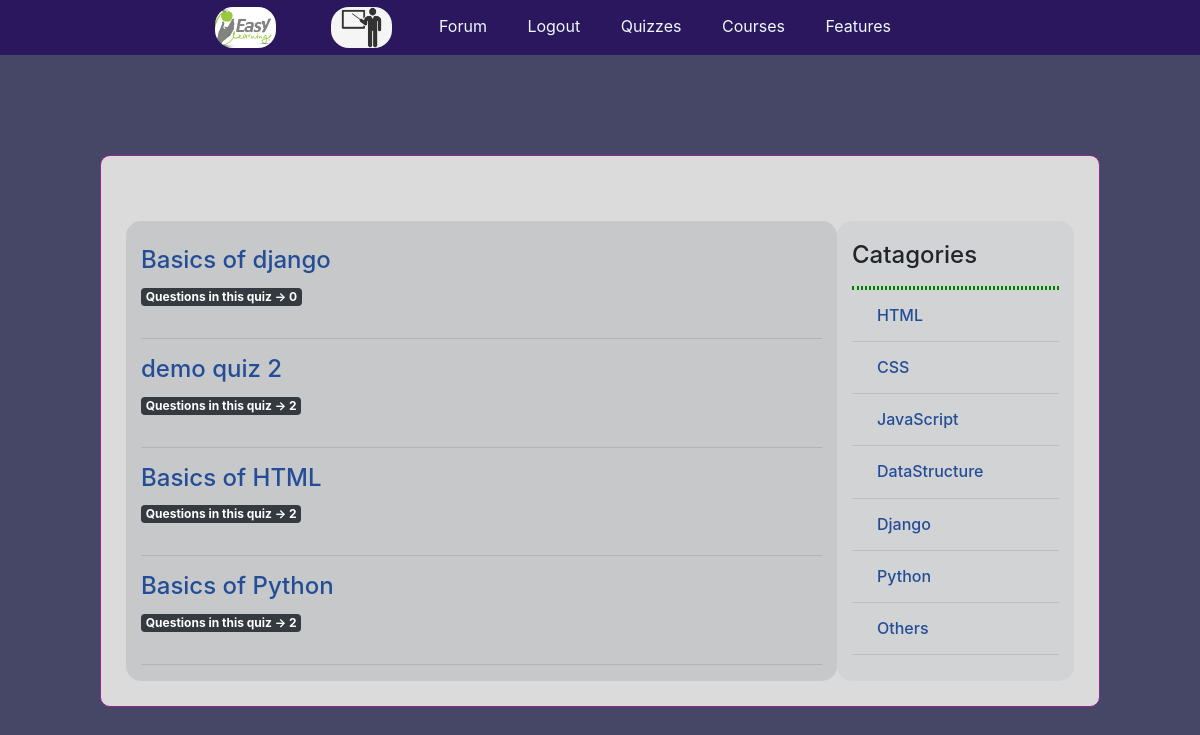
Page /quiz/ (signed in) on the committed database.
### app_quiz/models.py (models this page shows, shortened)
class Quiz(models.Model):
    author = models.ForeignKey(
        User, on_delete=models.CASCADE, related_name='quiz_author')
    catagory = models.ForeignKey(
        Catagory, on_delete=models.CASCADE, related_name='quiz_catagory', null=True)
    title = models.CharField(max_length=264)
    created = models.DateTimeField(auto_now_add=True)
    class Meta:
        ordering = ('-created',)

### app_course/models.py (models this page shows)
class Catagory(models.Model):
    name = models.CharField(max_length=100)
    def __str__(self):
        return self.name
    class Meta:
        verbose_name_plural = 'Catagories'

### app_quiz/views.py (the view)
# urls.py: path('', views.quizHomeView, name="quiz_home"),
@login_required
def quizHomeView(request):
    quizzes = Quiz.objects.all()
    catagories = Catagory.objects.all()
    return render(request, 'quiz_home.html', {'quizzes': quizzes, 'catagories': catagories})

### templates/quiz_home.html (shortened to what this page needs)
{% extends 'base.html' %}
{% block body_block %}
<div class="container">
    <div class="row">
        <div class="col-sm-9 div-8">
            {% for quiz in quizzes %}
            <h4><a href="{% url 'app_student:take_quiz' quiz_pk=quiz.pk %}"> {{quiz.title}} </a></h4>
            <p class="badge badge-dark">Questions in this quiz -> {{quiz.questions.count}}</p>
            <hr>
            {% empty %}
            <h4>......No Quizzes......</h4>
            {% endfor %}
        </div>
        <div class="col-sm-3 div-4">
            <h4>Catagories</h4>
            <hr style="border: 2px dotted green;">
            {% for item in catagories %}
            <h6><a href="{% url 'app_quiz:quiz_of' catg_pk=item.pk %}"> {{item}} </a></h6>
            <hr>
            {% endfor %}
        </div>
    </div>
</div>
{% endblock %}

### static/css/base.css (style rules this page uses)
body { background-color: rgb(70, 70, 102); }

### templates/quiz_home.html (style rules this page uses)
.div-8 { background-color: rgb(198, 200, 201); padding-top: 25px; border-radius: 15px; text-align: left; }
.div-8 a { text-decoration: none; color: rgb(36, 77, 151); }
.div-4 { background-color: rgb(209, 211, 212); padding-top: 25px; border-radius: 15px; padding-top: 20px; text-align: left; }
.div-4 h6 a { padding: 10px 0px; color: rgb(36, 77, 151); margin-left: 25px; }

### rows in the picture
Quiz: title "Basics of django", questions.count "0"
Quiz: title "demo quiz 2", questions.count "2"
Quiz: title "Basics of HTML", questions.count "2"
Quiz: title "Basics of Python", questions.count "2"
Catagory: name "HTML"
Catagory: name "CSS"
Catagory: name "JavaScript"
Catagory: name "DataStructure"
Catagory: name "Django"
Catagory: name "Python"
Catagory: name "Others"
